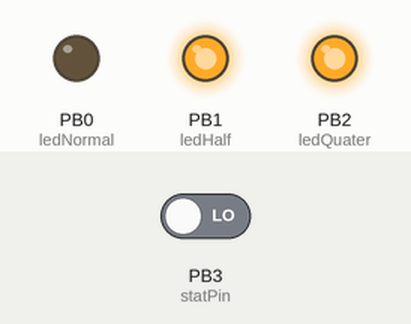
This sketch was run on a simulated ATtiny85, built with avr-gcc and run on an emulated ATtiny85. Shown: output pins drawn as LEDs (lit = HIGH). The test bench sets the inputs (shaded band); at power-on: PB3 (statPin) LOW. Sleep ends after the set time or at an interrupt.

Above: at 0.6 s.
At 8.6 s:
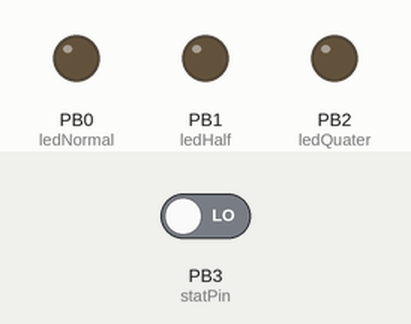
Timing chart, 0 to 10.1 s (numbered marks = the images above):
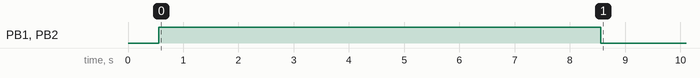

The sketch:

SGL_FM07_BatteryVoltageMonitor.ino
```cpp
/*
LiPo battery voltage monitor with ATtiny85 and ower Management System
SGL-FM-07
====================================================================
Schematics: SGL-FM-07 Version 2015.4.8.Rev 2.0
--------------------------------------------------------------------

 V:2015.2.6  corrected when USB disconnected:
             when USB disconnected than STAT = 1.9 V ( 279 value )

V:2015.2.5  added Charge Status Output (STAT) functionality
	    STAT is a tri-state logic output on the MCP73831
            SGL-FM-07 schematics v2015.2.5 REV 1.1:
              when USB powering off than STAT = 0 V
              when Charging is ON  than  STAT = 0.5 V ( 155 value )
              when Charging if OFF than  STAT > 1.9 V

            devider: R1/R22 <-> 1 K / 1.02K
====================================================================
 */

#include <avr/sleep.h>
#include <avr/interrupt.h>

int NORMAL_LEVEL  =  560; //  Max = 3.6  V
int HALF_LEVEL = 445;      //  Nom = 3.0  V, Half = 2.85V
int QUARTER_LEVEL = 325;   //  Min = 2.1  V

const int ledNormal = 0;	//Pin 5
const int ledHalf = 1;		//Pin 6
const int ledQuater = 2;	//Pin 7
const int statPin = 3;	        //Pin 2
const int analogInPin = A2;	//Pin 3

int analogIn;
bool chargeStatus;

void setup()
{

	pinMode(ledNormal, OUTPUT);
	pinMode(ledHalf, OUTPUT);
	pinMode(ledQuater, OUTPUT);
	pinMode(analogInPin, INPUT);
	analogIn = 0;
	chargeStatus = false;
	delay(500);
}


void loop() {

	int stat = analogRead(statPin);
	delay(50);

        if (stat < 200){ chargeStatus = true; }
	else{ chargeStatus = false; }

	if (!chargeStatus){
		analogIn = analogRead(analogInPin);
		delay(5);
		DisplayLevel();
		delay(8000);
		sleep();
	}
        else{	ShowCharging(500); }
}

void DisplayLevel(){


	if (analogIn > NORMAL_LEVEL){
		digitalWrite(ledNormal, HIGH);
		digitalWrite(ledHalf, HIGH);
		digitalWrite(ledQuater, HIGH);
	}
	if (analogIn <  NORMAL_LEVEL){ digitalWrite(ledNormal, LOW); }

	if (analogIn > HALF_LEVEL){ digitalWrite(ledHalf, HIGH); digitalWrite(ledQuater, HIGH); }
	if (analogIn <  HALF_LEVEL){ digitalWrite(ledHalf, LOW); }

	if (analogIn > QUARTER_LEVEL){ digitalWrite(ledQuater, HIGH); }
	else{
		// Flash quick sequence so we know setup has started
		for (int k = 0; k < 100; k = k + 1) {
			if (k % 2 == 0) { digitalWrite(ledQuater, HIGH); }
			else { digitalWrite(ledQuater, LOW); }
			delay(250);
		} // for
	}

	//if (analogIn < 250){  sleep(); }
}

void ShowCharging(int delayDuration){

	delay(delayDuration);
	digitalWrite(ledNormal, LOW);
	digitalWrite(ledHalf, LOW);
	digitalWrite(ledQuater, LOW);

	delay(delayDuration);
	digitalWrite(ledNormal, HIGH);

	delay(delayDuration);
	digitalWrite(ledHalf, HIGH);

	delay(delayDuration);
	digitalWrite(ledQuater, HIGH);
}

void sleep() {

	digitalWrite(ledNormal, LOW);
	digitalWrite(ledHalf, LOW);
	digitalWrite(ledQuater, LOW);

	GIMSK |= _BV(PCIE);                     // Enable Pin Change Interrupts
	PCMSK |= _BV(PCINT3);                   // Use PB3 as interrupt pin
	ADCSRA &= ~_BV(ADEN);                   // ADC off
	set_sleep_mode(SLEEP_MODE_PWR_DOWN);    // replaces above statement

	sleep_enable();                         // Sets the Sleep Enable bit in the MCUCR Register (SE BIT)
	sei();                                  // Enable interrupts
	sleep_cpu();                            // sleep

	cli();                                  // Disable interrupts
	PCMSK &= ~_BV(PCINT3);                  // Turn off PB3 as interrupt pin
	sleep_disable();                        // Clear SE bit
	ADCSRA |= _BV(ADEN);                    // ADC on

	sei();                                  // Enable interrupts
} // sleep

//TODO: This is called when the interrupt occurs, need to determine is battery charging or not?
ISR(PCINT0_vect) {
	// This is called when the interrupt occurs,
	loop();
}
```

Measured:
- by itself, PB1 (ledHalf), PB2 (ledQuater): LOW → HIGH at 0.56 s, → LOW 8.0 s later
